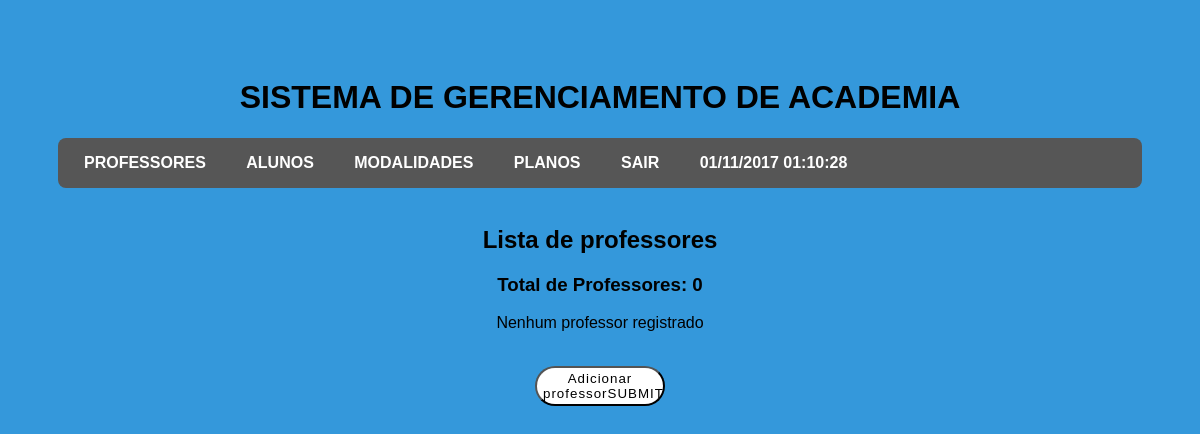
Before: /Professor/index.php with the older database file.
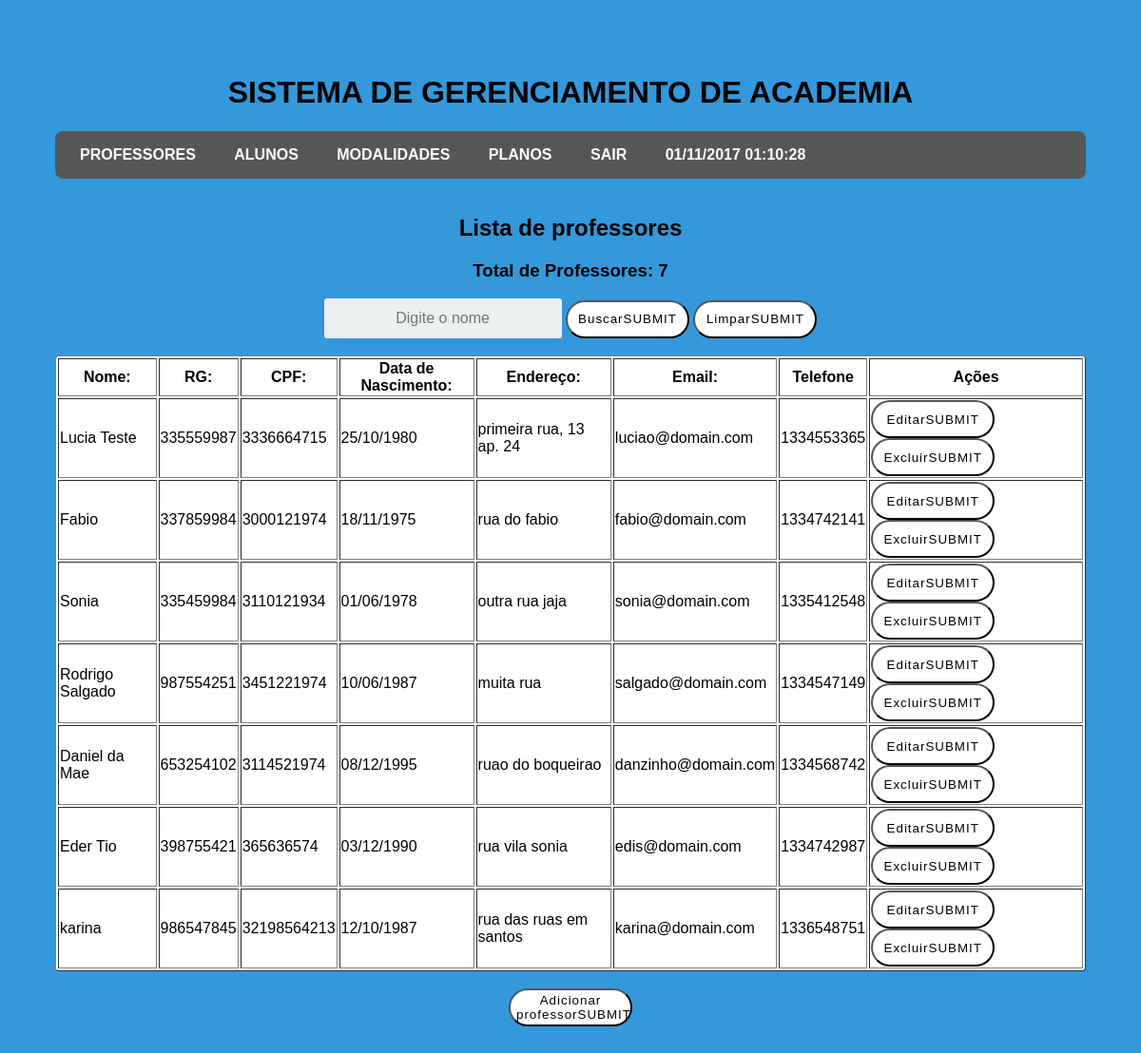
After: the same page with the newer database file.
### tables this page shows
CREATE TABLE `professor` (
  `id_professor` int(11) NOT NULL,
  `nm_professor` varchar(50) NOT NULL,
  `registro_geral_professor` varchar(9) NOT NULL,
  `cpf_professor` varchar(11) NOT NULL,
  `dt_nascimento_professor` date NOT NULL,
  `nm_endereco` varchar(100) NOT NULL,
  `nm_email_professor` varchar(100) NOT NULL,
  `cd_telefone_professor` varchar(15) NOT NULL
);

### Model/functions.php (called while the page is built, shortened)
<?php
function dataatual(){
        $hora =  date_default_timezone_set('America/Sao_Paulo');
        $dataLocal = date('d/m/Y H:i:s', time());
        return $dataLocal;
        }
 ?>

### Professor/index.php (the view, shortened to what this page needs)
<?php
    $PDO = db_connect();
    $sql_count = "SELECT COUNT(*) AS total FROM professor";
    $sql = "SELECT * FROM professor LIMIT 10";
    $stmt_count = $PDO->prepare($sql_count);
    $stmt_count->execute();
    $total = $stmt_count->fetchColumn();
    $stmt = $PDO->prepare($sql);
    $stmt->execute();
?>
<!DOCTYPE html>
<html>
    <head>
        <link href="../css/style.css" rel="stylesheet" type="text/css" />
        <link href="../css/barramenu.css" rel="stylesheet" type="text/css" />
    </head>
        <body>
        <center>
        <h1>SISTEMA DE GERENCIAMENTO DE ACADEMIA</h1>
        <div id="menu">
            <ul>
                <li><a href="../Professor/index.php">PROFESSORES</a></li>
                <li><a href="../Aluno/index.php">ALUNOS</a></li>
                <li><a href="../Modalidades/index.php">MODALIDADES</a></li>
                <li><a href="../Plano/index.php">PLANOS</a></li>
                <li><a href="../Login/sair.php">SAIR</a></li>
                <li><a><?php echo dataatual()?></a></li>
            </ul>
        </div>
        <h2>Lista de professores</h2>
          <h3>Total de Professores: <?php echo $total ?></h3>
          <?php if($total > 0):?>
          <form name="frmBusca" method="post" action="busca.php">
                <input type="text" name="cxnome" id="cxnome" placeholder="Digite o nome"/>
                <button type="submit" name="buscar" value="Buscar">Buscar</button><a/>
               <button type="reset" value="limpar" name="limpar">Limpar</button></a>
            </form>
          <table border="1" style="background-color: #fff; border-radius: 4px;">
              <thead>
                  <tr>
                      <th>Nome:</th>
                      <th>RG:</th>
                      <th>CPF:</th>
                      <th>Data de Nascimento:</th>
                      <th>Endereço:</th>
                      <th>Email:</th>
                      <th>Telefone</th>
                      <th>Ações</th>
                  </tr>
              </thead>
              <tbody>
                  <?php while($user = $stmt->fetch(PDO::FETCH_ASSOC)):?>
                  <tr>
                    <td><?PHP echo $user['nm_professor'] ?></td>
                    <td><?PHP echo $user['registro_geral_professor'] ?></td>
                    <td><?PHP echo $user['cpf_professor'] ?></td>
                    <td><?PHP echo date("d/m/Y", strtotime($user['dt_nascimento_professor'])) ?></td>
                    <td><?PHP echo $user['nm_endereco'] ?></td>
                    <td><?PHP echo $user['nm_email_professor'] ?></td>
                    <td><?PHP echo $user['cd_telefone_professor'] ?></td>
                    <td>
              <a href="form-edit.php?id=<?php echo $user['id_professor'] ?>">
                  <button>Editar</button></a>
              <a href="delete.php?id=<?php echo $user['id_professor'] ?>"
              onclick="return confirm('Tem certeza que deseja remover?');">
                  <button>Excluir</button></a>
                      </td>
                  </tr>
                  <?php endwhile;?>
              </tbody>
          </table>
        <?php else: ?>
        <p>Nenhum professor registrado</p>
        <?php endif; ?>
       <a href="form-add.php"><button>Adicionar professor</button></a>
        </center>
      </body>
</html>

Changed rows visible on the page:
added professor: nm_professor "Lucia Teste", registro_geral_professor "335559987", cpf_professor "3336664715", dt_nascimento_professor "25/10/1980", nm_endereco "primeira rua, 13 ap. 24", nm_email_professor "luciao@domain.com", cd_telefone_professor "1334553365"
added professor: nm_professor "Fabio", registro_geral_professor "337859984", cpf_professor "3000121974", dt_nascimento_professor "18/11/1975", nm_endereco "rua do fabio", nm_email_professor "fabio@domain.com", cd_telefone_professor "1334742141"
added professor: nm_professor "Sonia", registro_geral_professor "335459984", cpf_professor "3110121934", dt_nascimento_professor "01/06/1978", nm_endereco "outra rua jaja", nm_email_professor "sonia@domain.com", cd_telefone_professor "1335412548"
added professor: nm_professor "Rodrigo Salgado", registro_geral_professor "987554251", cpf_professor "3451221974", dt_nascimento_professor "10/06/1987", nm_endereco "muita rua", nm_email_professor "salgado@domain.com", cd_telefone_professor "1334547149"
added professor: nm_professor "Daniel da Mae", registro_geral_professor "653254102", cpf_professor "3114521974", dt_nascimento_professor "08/12/1995", nm_endereco "ruao do boqueirao", nm_email_professor "danzinho@domain.com", cd_telefone_professor "1334568742"
added professor: nm_professor "Eder Tio", registro_geral_professor "398755421", cpf_professor "365636574", dt_nascimento_professor "03/12/1990", nm_endereco "rua vila sonia", nm_email_professor "edis@domain.com", cd_telefone_professor "1334742987"
added professor: nm_professor "karina", registro_geral_professor "986547845", cpf_professor "32198564213", dt_nascimento_professor "12/10/1987", nm_endereco "rua das ruas em santos", nm_email_professor "karina@domain.com", cd_telefone_professor "1336548751"
Other visible differences:
$total: "0" → "7"
text no longer shown: "Nenhum professor registrado"
text now shown: "Buscar Limpar Nome: RG: CPF: Data de Nascimento: Endereço: Email: Telefone Ações"
